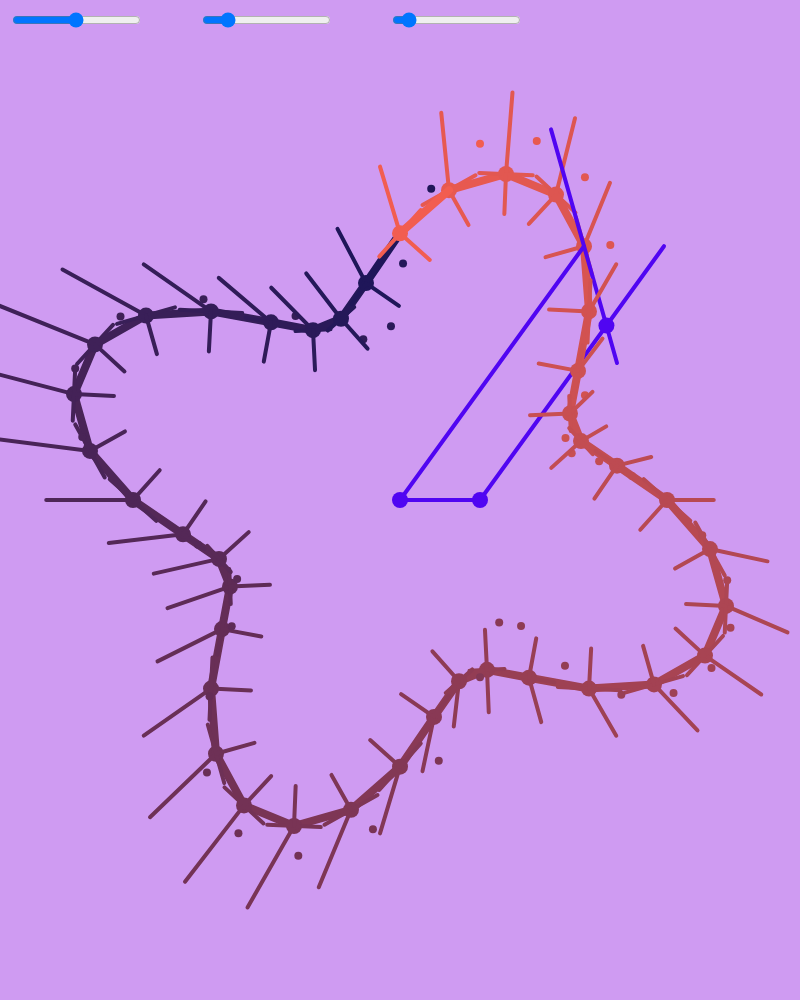
Frame 1 (no input)
Frame 60 (no input): identical to frame 1, image omitted
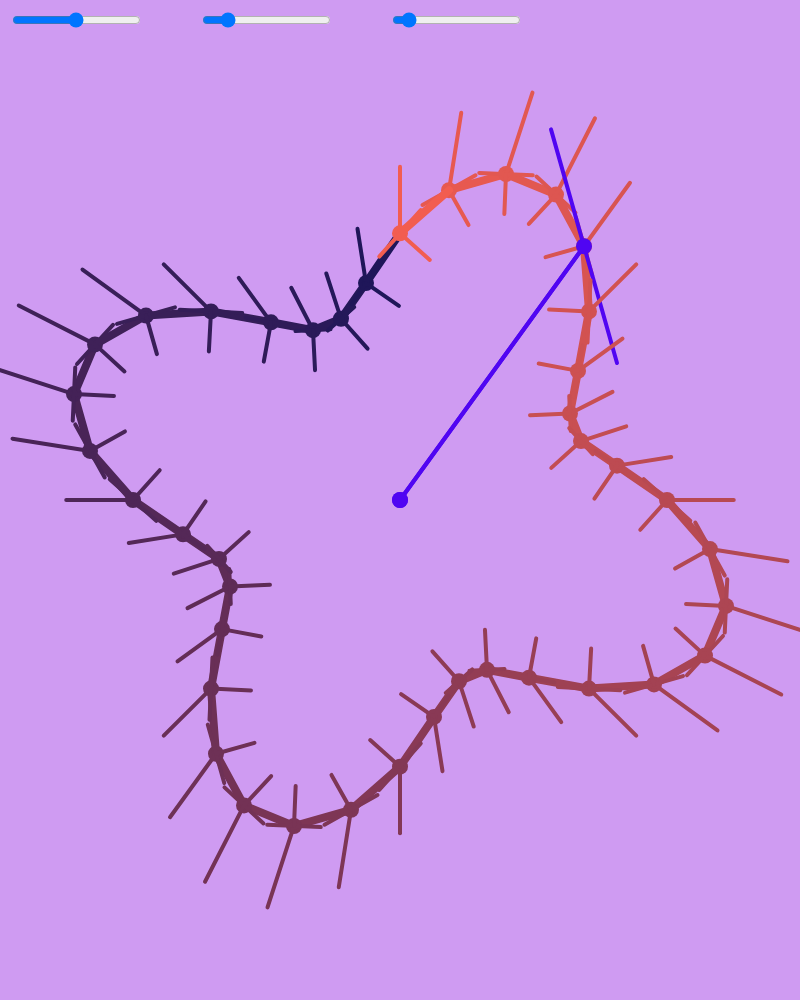
Frame 120 (the mouse pressed at the canvas centre since frame 60)

The p5.js sketch that drew these frames (run headless with seeded random() and noise() and a simulated clock; from frame 60 on, the mouse is pressed at the canvas centre):

// p5.js sketch
// ── sketch.js
let resolution = 40;
let latitude, frequency, selected, offset;
let bg = "#CF9BF2";
let dark = "#1F1659";
let mid = "#5005F2";
let light = "#F25D50";

function convertLongitude(latitude_, longitude, distance) {
  return [
    distance * sin(latitude_) * sin(longitude),
    distance * cos(longitude),
    distance * cos(latitude_) * sin(longitude)
  ];
}

function debugPoint(iteration, previous, current, next) {
  stroke(lerpColor(color(light), color(dark), iteration / resolution));
  strokeWeight(width / 50);
  point(current);
  strokeWeight(width / 100);
  line(current.x, current.y, next.x, next.y);
  
  // the normal vector (used as extrapolated surface)
  let n = p5.Vector.sub(previous, next);
  let center = createVector(width/2, height/2);
  // player translation
  let player = p5.Vector.add(center, offset);
  // point translation
  let relative = p5.Vector.add(current, offset);
  
  // ray originating from player
  let as = player;
  let ad = p5.Vector.sub(relative, player);
  // ray normal
  let bs = p5.Vector.add(current, 0);
  let bd = n;
  let dx = bs.x - as.x;
  let dy = bs.y - as.y;
  let det = bd.x * ad.y - bd.y * ad.x;
  let u = (dy * bd.x - dx * bd.y) / det;
  point(as.x + ad.x * u, as.y + ad.y * u);
  
  strokeWeight(width / 200);
  line(current.x, current.y, current.x + dx / 4, current.y + dy / 4);
  n = p5.Vector.div(n, 4);
  line(current.x - n.x, current.y - n.y, current.x + n.x, current.y + n.y);
  n = p5.Vector.mult(p5.Vector.div(n, p5.Vector.mag(n)), width / 20);
  line(current.x, current.y, current.x + n.y, current.y - n.x);
}

function selectedPoint(coords, depth, normal) {
  let center = createVector(width/2, height/2);
  let player = p5.Vector.add(center, offset);
  let relative = p5.Vector.add(coords, offset);
  
  let as = player;
  let ad = p5.Vector.sub(center, coords); // alternatively (relative, player)
  let bs = coords;
  let bd = normal;
  let dx = bs.x - as.x;
  let dy = bs.y - as.y;
  let det = bd.x * ad.y - bd.y * ad.x;
  let u = (dy * bd.x - dx * bd.y) / det;
  
  stroke(mid);
  line(center.x, center.y, coords.x, coords.y);
  line(center.x, center.y, player.x, player.y);
  // line(coords.x, coords.y, coords.x - normal.x + offset.x, coords.y - normal.y + offset.y);
  line(coords.x - normal.x, coords.y - normal.y, coords.x + normal.x, coords.y + normal.y);
  line(player.x, player.y, relative.x, relative.y);
  
  strokeWeight(width / 50);
  point(center);
  point(player);
  point(as.x + ad.x * u, as.y + ad.y * u);
}

function setup() {
  createCanvas(800, windowHeight);
  strokeWeight(10);
  latitude = createSlider(1e-10, PI - 1e-10, HALF_PI - 1e-10, 0);
  latitude.position(10, 10);
  frequency = createSlider(1, round(resolution/2), round(resolution/10), 0);
  frequency.position(200, 10);
  selected = createSlider(1, resolution - 2, round(resolution/10), 1);
  selected.position(390, 10);
  offset = createVector(width/10, 0);
}

function draw() {
  background(bg);
  
  if (mouseIsPressed && mouseY > 40) {
    offset = createVector(mouseX - width/2, mouseY - height/2);
  }
  
  let first, second, previous, previousPrevious;
  for (let i = 0; i < resolution; i++) {
    longitude = i / resolution * TWO_PI - HALF_PI;
    distance = width/3 + width/10 * sin(longitude * frequency.value());
    let coords = convertLongitude(longitude, latitude.value(), distance);
    current = createVector(round(width/2 + coords[2]), height/2 + coords[0]);
    
    if (i == 0) {
      first = current;
    }
    else if (i == 1) {
      second = current;
    }
    else if (i > 1) {
      debugPoint(i, previousPrevious, previous, current);
    }
    if (i == selected.value() + 1) {
      let n = p5.Vector.sub(current, previousPrevious);
      selectedPoint(previous, distance, n);
    }
    previousPrevious = previous;
    previous = current;
  }
  debugPoint(resolution, previousPrevious, previous, first);
  debugPoint(0, previous, first, second);
}
